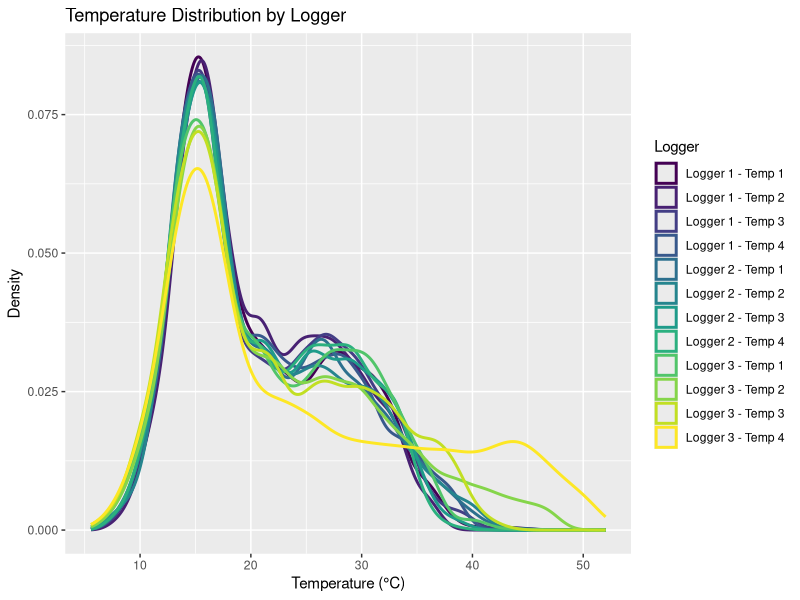
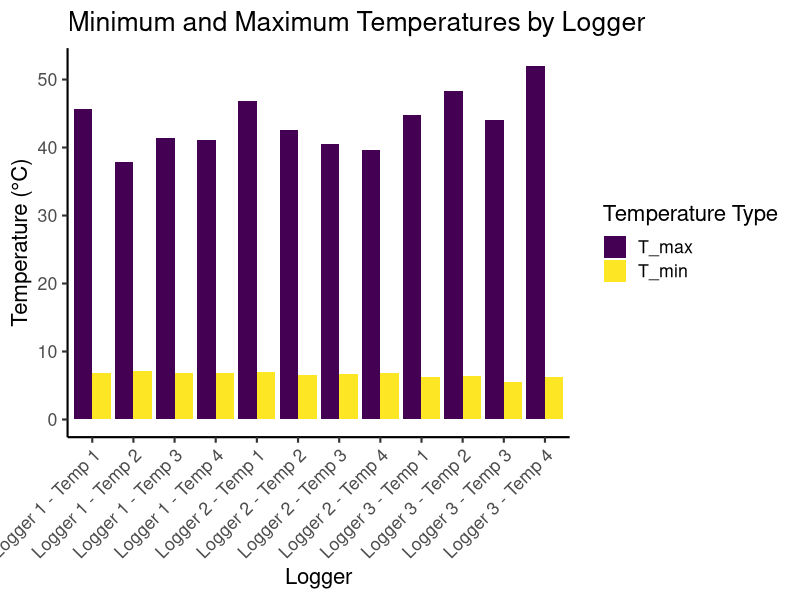
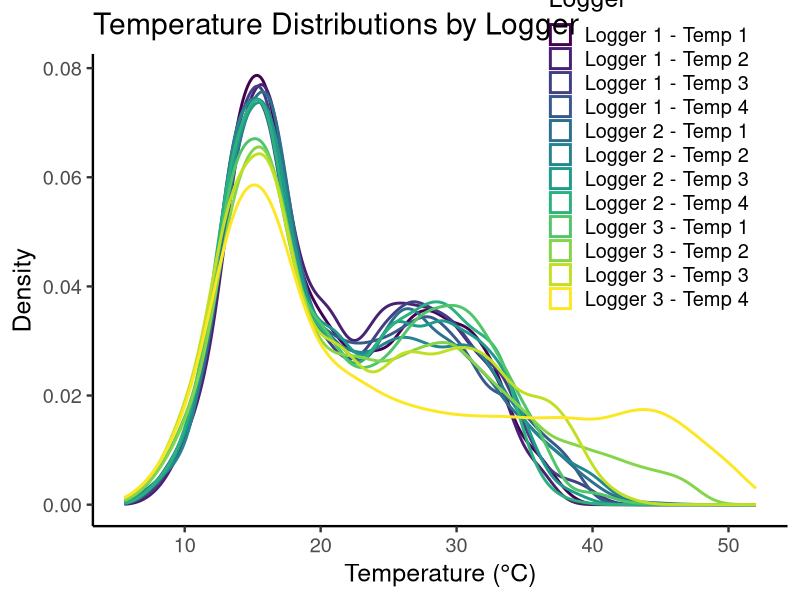
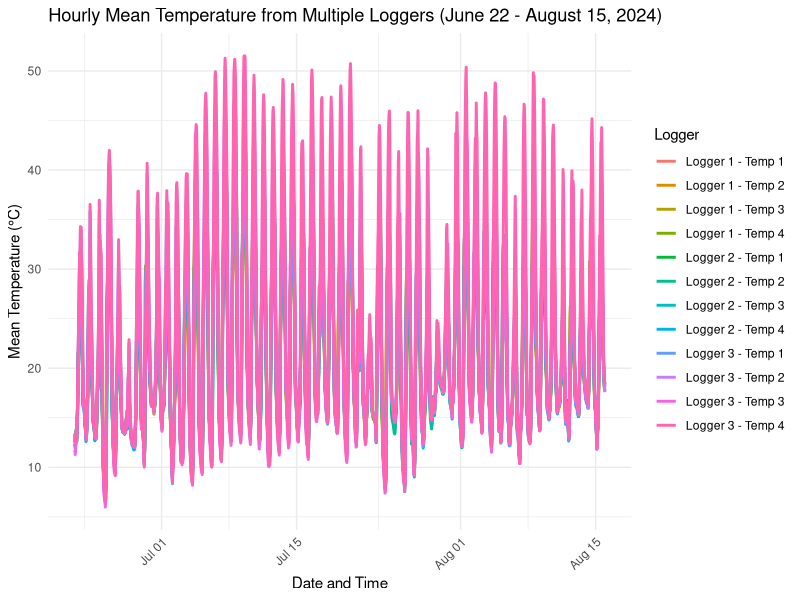

Write R code to recreate these figures, in order.
# Plotting operative model temperatures from 2024 field season
# Taylor M. Hatcher
#
# This is a test

# Load required libraries
library(data.table)
library(ggplot2)
library(lubridate)
library(dplyr)
library(tidyr)

setwd("~/Desktop/Repos/WARP2024")
# Load data using fread with fill = TRUE to handle mismatched columns
hobo1data2024 <- fread('Hobo_1_2024field.csv', skip = 4, fill = TRUE, na.strings = c("Logged", "Series: T-Type"))
hobo2data2024 <- fread('Hobo_2_2024field.csv', skip = 4, fill = TRUE, na.strings = c("Logged", "Series: T-Type"))
hobo3data2024 <- fread('Hobo_3_2024field.csv', skip = 4, fill = TRUE, na.strings = c("Logged", "Series: T-Type"))

# select only for columns with values-- thank you Julia
hobo1data2024 <- hobo1data2024 %>%
  select("V1", "V2", "V3", "V4", "V5")
hobo2data2024 <- hobo2data2024 %>%
  select("V1", "V2", "V3", "V4", "V5")
hobo3data2024 <- hobo3data2024 %>%
  select("V1", "V2", "V3", "V4", "V5")

# Rename the datetime column in each dataset
setnames(hobo1data2024, old = "V1", new = "datetime")
setnames(hobo2data2024, old = "V1", new = "datetime")
setnames(hobo3data2024, old = "V1", new = "datetime")

# Convert the datetime column to a proper date-time object
hobo1data2024[, datetime := mdy_hms(datetime)]
hobo2data2024[, datetime := mdy_hms(datetime)]
hobo3data2024[, datetime := mdy_hms(datetime)]

# Convert relevant temperature columns to numeric
hobo1data2024[, (2:5) := lapply(.SD, as.numeric), .SDcols = 2:5]
hobo2data2024[, (2:5) := lapply(.SD, as.numeric), .SDcols = 2:5]
hobo3data2024[, (2:5) := lapply(.SD, as.numeric), .SDcols = 2:5]

# Merge datasets by datetime
combined_loggers <- merge(hobo1data2024, hobo2data2024, by = "datetime", all = TRUE)
combined_loggers <- merge(combined_loggers, hobo3data2024, by = "datetime", all = TRUE)


# Drop rows with NA in datetime or temperature columns
combined_loggers <- na.omit(combined_loggers, cols = "datetime")

# Reshape the data to long format for plotting
long_data <- melt(combined_loggers,
                  id.vars = "datetime",
                  measure.vars = c("V2.x", "V3.x", "V4.x", "V5.x", "V2.y", "V3.y", "V4.y", "V5.y", "V2", "V3", "V4", "V5"),# copy and paste that into select
                  variable.name = "Logger",
                  value.name = "Temperature")

# Update Logger column as a factor with meaningful names
long_data <- long_data %>%
  mutate(Logger = factor(Logger, labels = c("Logger 1 - Temp 1", "Logger 1 - Temp 2", "Logger 1 - Temp 3",
                                            "Logger 1 - Temp 4", "Logger 2 - Temp 1", "Logger 2 - Temp 2",
                                            "Logger 2 - Temp 3", "Logger 2 - Temp 4",
                                            "Logger 3 - Temp 1", "Logger 3 - Temp 2", "Logger 3 - Temp 3", "Logger 3 - Temp 4")))
# Check for any missing data in long_data
table(is.na(long_data$Temperature))

# Define the start and end dates for filtering
start_date <- as.POSIXct("2024-06-22", format="%Y-%m-%d")
end_date <- as.POSIXct("2024-08-15 23:59:59", format="%Y-%m-%d %H:%M:%S")

# Filter data to include only relevant dates
filtered_data <- long_data %>%
  filter(datetime >= start_date & datetime <= end_date)

# Convert datetime to hourly granularity
filtered_data <- filtered_data %>%
  mutate(DateTime = floor_date(datetime, "hour")) %>%
  mutate(Temperature = as.numeric(Temperature))

# Calculate hourly means for each logger # code gets angry here for some reason
hourly_means <- filtered_data %>%
  group_by(DateTime, Logger) %>%
  summarise(MeanTemperature = mean(Temperature, na.rm = TRUE), .groups = 'drop')

long_data_filtered <- long_data %>%
  filter(!is.na(Temperature))

# Calculate Min and Max temperatures for each logger
temp_extremes <- long_data_filtered %>%
  group_by(Logger) %>%
  summarise(T_min = ifelse(all(is.na(Temperature)), NA, min(Temperature, na.rm = TRUE)),
            T_max = ifelse(all(is.na(Temperature)), NA, max(Temperature, na.rm = TRUE)),
            .groups = 'drop')

# Reshape the temp_extremes data into long format for plotting
temp_extremes_long <- temp_extremes %>%
  pivot_longer(cols = c(T_min, T_max), names_to = "Temperature_Type", values_to = "Temperature")

# Check how many missing values per logger
missing_data_per_logger <- long_data %>%
  group_by(Logger)%>%
  summarise(MissingCount = sum(is.na(Temperature)))
print(missing_data_per_logger)

# plotting the Temperature Distributions- Make sure that all loggers are represented
tempdisgraph <- ggplot(long_data_filtered, aes(x = Temperature, color = Logger)) +
  geom_density(size = 1) +
  scale_color_viridis_d() +
  labs(
    title = "Temperature Distribution by Logger",
    x = "Temperature (°C)",
    y = "Density",
    color = "Logger"
  )
theme_classic(base_size = 18) +
  theme(legend.position = c(0.8, 0.8))
print(tempdisgraph)
# Min and Max Temperature Plot (Bar Plot)
minmaxplot <- ggplot(temp_extremes_long, aes(x = Logger, y = Temperature, fill = Temperature_Type)) +
  geom_bar(stat = "identity", position = position_dodge()) +
  scale_fill_viridis_d() +
  labs(
    title = "Minimum and Maximum Temperatures by Logger",
    x = "Logger",
    y = "Temperature (°C)",
    fill = "Temperature Type"
  ) +
  theme_classic(base_size = 16) +
  theme(axis.text.x = element_text(angle = 45, hjust = 1))
print(minmaxplot)
# Density Plot for Full Dataset (Temperature Distributions)
tempdensplot <- ggplot(filtered_data, aes(x = Temperature, color = Logger)) +
  geom_density(size = 1) +
  scale_color_viridis_d() +
  labs(
    title = "Temperature Distributions by Logger",
    x = "Temperature (°C)",
    y = "Density",
    color = "Logger"
  ) +
  theme_classic(base_size = 18) +
  theme(legend.position = c(0.8, 0.8))
print(tempdensplot)
#Plot the hourly mean temperature data
hourlymeanplot <- ggplot(hourly_means, aes(x = DateTime, y = MeanTemperature, color = Logger)) +
  geom_line(size = 1) +
  labs(title = "Hourly Mean Temperature from Multiple Loggers (June 22 - August 15, 2024)",
       x = "Date and Time", y = "Mean Temperature (°C)", color = "Logger") +
  theme_minimal() +
  theme(axis.text.x = element_text(angle = 45, hjust = 1))
print(hourlymeanplot)


